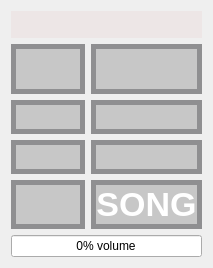
      <widget class="QWidget" name="tab_3">
       <property name="autoFillBackground">
        <bool>false</bool>
       </property>
       <property name="styleSheet">
        <string notr="true"/>
       </property>
       <attribute name="title">
        <string>MUSIC</string>
       </attribute>
       <layout class="QGridLayout" name="gridLayout_6">
        <item row="4" column="2">
         <widget class="QPushButton" name="pushButton_volumeDOWN">
          <property name="sizePolicy">
           <sizepolicy hsizetype="Minimum" vsizetype="Expanding">
            <horstretch>0</horstretch>
            <verstretch>0</verstretch>
           </sizepolicy>
          </property>
          <property name="font">
           <font>
            <pointsize>-1</pointsize>
            <weight>75</weight>
            <italic>false</italic>
            <bold>true</bold>
           </font>
          </property>
          <property name="toolTip">
           <string>&lt;html&gt;&lt;head/&gt;&lt;body&gt;&lt;p&gt;volume down&lt;/p&gt;&lt;/body&gt;&lt;/html&gt;</string>
          </property>
          <property name="styleSheet">
           <string notr="true">QPushButton {
background-color: rgb(158, 158, 158,125);
 border: 5px solid #8f8f91;
border-radius: 0px;
color:white;
 font: bold 20px;
 image: url(:/new/prefix1/files/player/sound decrease.png);
}
QPushButton:pressed {
border:none;
}

</string>
          </property>
          <property name="text">
           <string/>
          </property>
         </widget>
        </item>
        <item row="4" column="1">
         <widget class="QPushButton" name="pushButton_volumeUP">
          <property name="sizePolicy">
           <sizepolicy hsizetype="Minimum" vsizetype="Expanding">
            <horstretch>0</horstretch>
            <verstretch>0</verstretch>
           </sizepolicy>
          </property>
          <property name="toolTip">
           <string>&lt;html&gt;&lt;head/&gt;&lt;body&gt;&lt;p&gt;volume up&lt;/p&gt;&lt;/body&gt;&lt;/html&gt;</string>
          </property>
          <property name="styleSheet">
           <string notr="true">QPushButton {
background-color: rgb(158, 158, 158,125);
 border: 5px solid #8f8f91;
border-radius: 0px;
color:white;
 font: bold 20px;
image: url(:/new/prefix1/files/player/sound increase.png);
}
QPushButton:pressed {
border:none;
}</string>
          </property>
          <property name="text">
           <string/>
          </property>
         </widget>
        </item>
        <item row="5" column="2">
         <widget class="QPushButton" name="setNumberMPD">
          <property name="sizePolicy">
           <sizepolicy hsizetype="Minimum" vsizetype="Expanding">
            <horstretch>0</horstretch>
            <verstretch>0</verstretch>
           </sizepolicy>
          </property>
          <property name="toolTip">
           <string>&lt;html&gt;&lt;head/&gt;&lt;body&gt;&lt;p&gt;pick out song&lt;/p&gt;&lt;/body&gt;&lt;/html&gt;</string>
          </property>
          <property name="styleSheet">
           <string notr="true">QPushButton {
background-color: rgb(158, 158, 158,125);
 border: 5px solid #8f8f91;
border-radius: 0px;
color:white;
 font: bold 34px;}
QPushButton:pressed {
border:none;
}</string>
          </property>
          <property name="text">
           <string>SONG</string>
          </property>
         </widget>
        </item>
        <item row="5" column="1">
         <widget class="QPushButton" name="pushButton_pause">
          <property name="sizePolicy">
           <sizepolicy hsizetype="Ignored" vsizetype="Expanding">
            <horstretch>0</horstretch>
            <verstretch>0</verstretch>
           </sizepolicy>
          </property>
          <property name="toolTip">
           <string>&lt;html&gt;&lt;head/&gt;&lt;body&gt;&lt;p&gt;pause music&lt;/p&gt;&lt;/body&gt;&lt;/html&gt;</string>
          </property>
          <property name="styleSheet">
           <string notr="true">QPushButton {
background-color: rgb(158, 158, 158,125);
 border: 5px solid #8f8f91;
border-radius: 0px;
color:white;
 font: bold 20px;
image: url(:/new/prefix1/files/player/pause.png);
}
QPushButton:pressed {
border:none;
}</string>
          </property>
          <property name="text">
           <string/>
          </property>
          <property name="default">
           <bool>true</bool>
          </property>
          <property name="flat">
           <bool>false</bool>
          </property>
         </widget>
        </item>
        <item row="2" column="1">
         <widget class="QPushButton" name="pushButtonPREV">
          <property name="sizePolicy">
           <sizepolicy hsizetype="Minimum" vsizetype="Expanding">
            <horstretch>0</horstretch>
            <verstretch>0</verstretch>
           </sizepolicy>
          </property>
          <property name="toolTip">
           <string>&lt;html&gt;&lt;head/&gt;&lt;body&gt;&lt;p&gt;&lt;a href=&quot;http://pl.bab.la/slownik/angielski-polski/previous&quot;&gt;&lt;span style=&quot; color:#000000;&quot;&gt;previous song&lt;/span&gt;&lt;/a&gt;&lt;/p&gt;&lt;/body&gt;&lt;/html&gt;</string>
          </property>
          <property name="styleSheet">
           <string notr="true">QPushButton {
background-color: rgb(158, 158, 158,125);
 border: 5px solid #8f8f91;
border-radius: 0px;
color:white;
 font: bold 20px;
image: url(:/new/prefix1/files/player/rewind.png);
}
QPushButton:pressed {
border:none;
}</string>
          </property>
          <property name="text">
           <string/>
          </property>
         </widget>
        </item>
        <item row="2" column="2">
         <widget class="QPushButton" name="pushButtonNext">
          <property name="sizePolicy">
           <sizepolicy hsizetype="Minimum" vsizetype="Expanding">
            <horstretch>0</horstretch>
            <verstretch>0</verstretch>
           </sizepolicy>
          </property>
          <property name="toolTip">
           <string>&lt;html&gt;&lt;head/&gt;&lt;body&gt;&lt;p&gt;next song&lt;/p&gt;&lt;/body&gt;&lt;/html&gt;</string>
          </property>
          <property name="styleSheet">
           <string notr="true">QPushButton {
background-color: rgb(158, 158, 158,125);
 border: 5px solid #8f8f91;
border-radius: 0px;
color:white;
 font: bold 20px;
image: url(:/new/prefix1/files/player/forward.png);
}
QPushButton:pressed {
border:none;
}

</string>
          </property>
          <property name="text">
           <string/>
          </property>
         </widget>
        </item>
        <item row="0" column="1" colspan="2">
         <widget class="QLineEdit" name="lineEdit_MPD_ACK">
          <property name="font">
           <font>
            <pointsize>16</pointsize>
           </font>
          </property>
          <property name="styleSheet">
           <string notr="true">color: rgb(0, 255, 0);
background-color: rgba(170, 0, 0, 10);</string>
          </property>
          <property name="frame">
           <bool>false</bool>
          </property>
         </widget>
        </item>
        <item row="1" column="2">
         <widget class="QPushButton" name="playButton">
          <property name="sizePolicy">
           <sizepolicy hsizetype="Minimum" vsizetype="Expanding">
            <horstretch>0</horstretch>
            <verstretch>0</verstretch>
           </sizepolicy>
          </property>
          <property name="minimumSize">
           <size>
            <width>0</width>
            <height>50</height>
           </size>
          </property>
          <property name="font">
           <font>
            <pointsize>-1</pointsize>
            <weight>75</weight>
            <italic>false</italic>
            <bold>true</bold>
           </font>
          </property>
          <property name="toolTip">
           <string>&lt;html&gt;&lt;head/&gt;&lt;body&gt;&lt;p&gt;start play music&lt;/p&gt;&lt;/body&gt;&lt;/html&gt;</string>
          </property>
          <property name="styleSheet">
           <string notr="true">QPushButton {
background-color: rgb(158, 158, 158,125);
 border: 5px solid #8f8f91;
border-radius: 0px;
color:white;
 font: bold 20px;
image: url(:/new/prefix1/files/player/play.png);
}
QPushButton:pressed {
border:none;
}

 </string>
          </property>
          <property name="text">
           <string/>
          </property>
          <property name="default">
           <bool>false</bool>
          </property>
          <property name="flat">
           <bool>false</bool>
          </property>
         </widget>
        </item>
        <item row="1" column="1">
         <widget class="QPushButton" name="stopButton">
          <property name="sizePolicy">
           <sizepolicy hsizetype="Minimum" vsizetype="Expanding">
            <horstretch>0</horstretch>
            <verstretch>0</verstretch>
           </sizepolicy>
          </property>
          <property name="minimumSize">
           <size>
            <width>0</width>
            <height>50</height>
           </size>
          </property>
          <property name="toolTip">
           <string>&lt;html&gt;&lt;head/&gt;&lt;body&gt;&lt;p&gt;stop play music&lt;/p&gt;&lt;/body&gt;&lt;/html&gt;</string>
          </property>
          <property name="styleSheet">
           <string notr="true">
QPushButton {
background-color: rgb(158, 158, 158,125);
 border: 5px solid #8f8f91;
border-radius: 0px;
color:white;
image: url(:/new/prefix1/files/player/stop.png);
font: bold 20px ;
}
QPushButton:pressed {
border:none;
}</string>
          </property>
          <property name="text">
           <string/>
          </property>
         </widget>
        </item>
        <item row="7" column="1" colspan="2">
         <widget class="QProgressBar" name="volumeBar">
          <property name="styleSheet">
           <string notr="true">QProgressBar::chunk { 
    background-color: green;
    width: 10px;
    margin: 0.5px;
}</string>
          </property>
          <property name="value">
           <number>0</number>
          </property>
          <property name="alignment">
           <set>Qt::AlignCenter</set>
          </property>
          <property name="textVisible">
           <bool>true</bool>
          </property>
          <property name="orientation">
           <enum>Qt::Horizontal</enum>
          </property>
          <property name="invertedAppearance">
           <bool>false</bool>
          </property>
          <property name="textDirection">
           <enum>QProgressBar::BottomToTop</enum>
          </property>
          <property name="format">
           <string>%p% volume</string>
          </property>
         </widget>
        </item>
       </layout>
      </widget>
